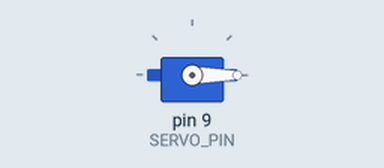
This sketch was run on a simulated Arduino Uno, built with avr-gcc and run on an emulated ATmega328P. On the bench: servo.

Above: at 0.05 s.
At 1.5 s:
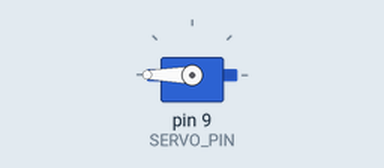
At 3.0 s:
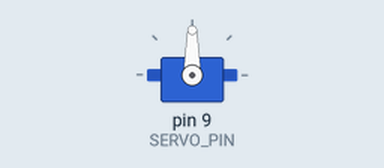
Timing chart, 0 to 6.9 s (numbered marks = the images above):
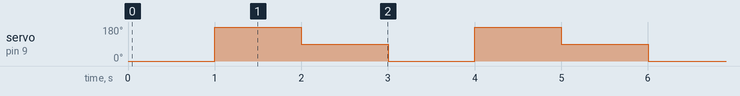

The sketch:

ServoMotor1.ino
```cpp
#include <Servo.h>

#define SERVO_PIN 9

Servo myservo;

void setup() {
  myservo.attach(SERVO_PIN);
}

void loop() {
  myservo.write(0);
  delay(1000);

  myservo.write(180);
  delay(1000);

  myservo.write(90);
  delay(1000);
}
```

Measured:
- by itself, servo on pin 9 (SERVO_PIN): repeats every 3.0 s: 90° 1.0 s, 0° 1.0 s, 180° 1.0 s
